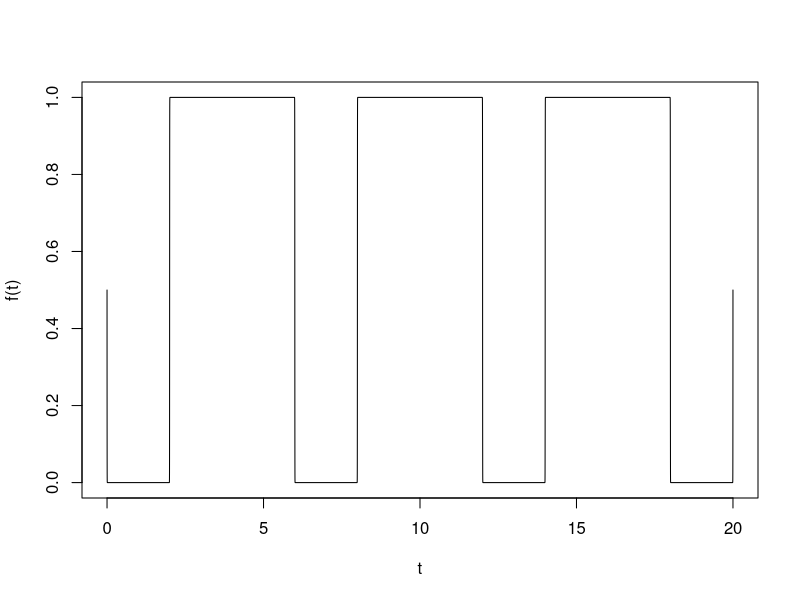
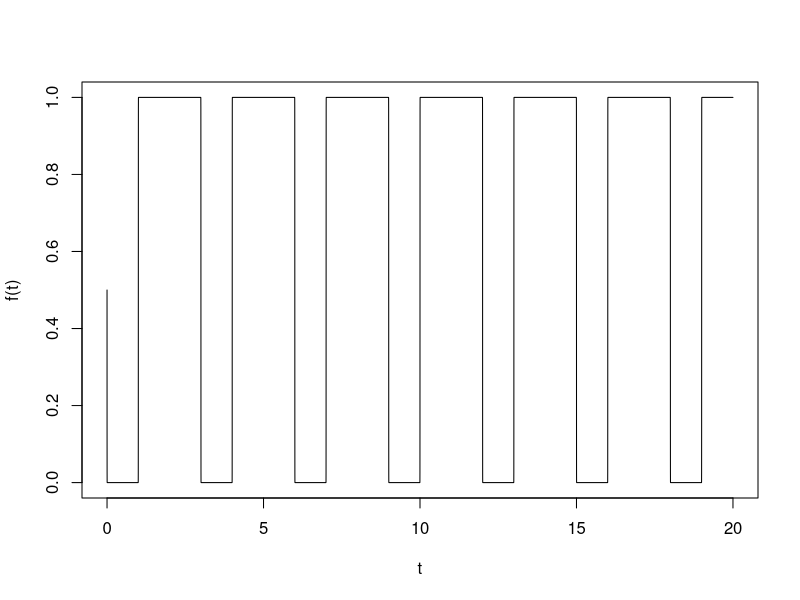
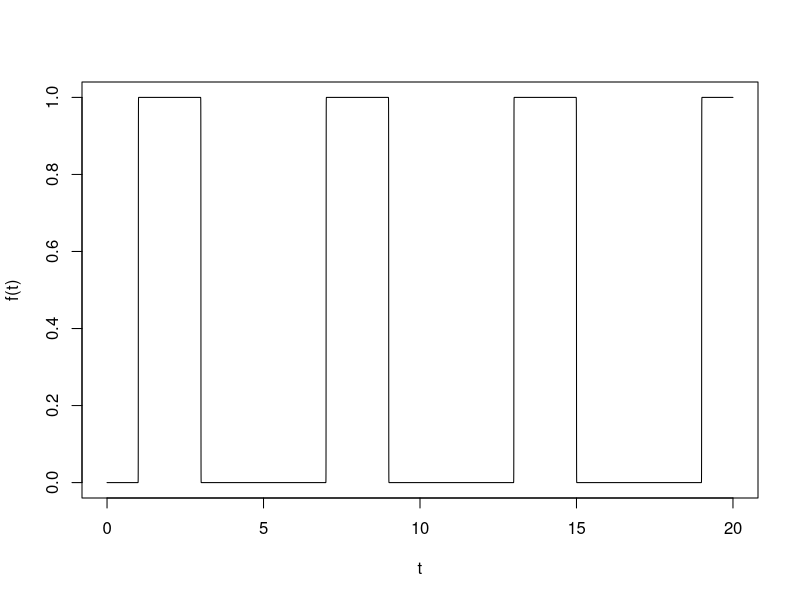

Generate these figures, in order, with R:
## ---- chunk 1
knitr::opts_chunk$set(
  collapse = TRUE,
  comment = "#>"
)
## ---- chunk 2
pulse = function(t, a, b, r, w, d) {
  max_adj = sin(2*pi*(0.75-1/(3*r)))
  max = b*(1+exp(-a*(1+max_adj)))
  sines = sin(2*pi*(8*t - 8*d*w + 9*r*w)/(12*r*w))
  f = max/(1+exp(a*(sines-max_adj)))
  return(f)
}

t = seq(0,20,by=0.001)
plot(t, pulse(t, a=1000, b=1, r=1, w=4, d=1), 
     type = "l", xlab = "t", ylab = "f(t)")
## ---- chunk 3
plot(t, pulse(t, a=1000, b=1, r=1, w=2, d=1), 
     type = "l", xlab = "t", ylab = "f(t)")
## ---- chunk 4
plot(t, pulse(t, a=1000, b=1, r=2, w=2, d=1), 
     type = "l", xlab = "t", ylab = "f(t)")
